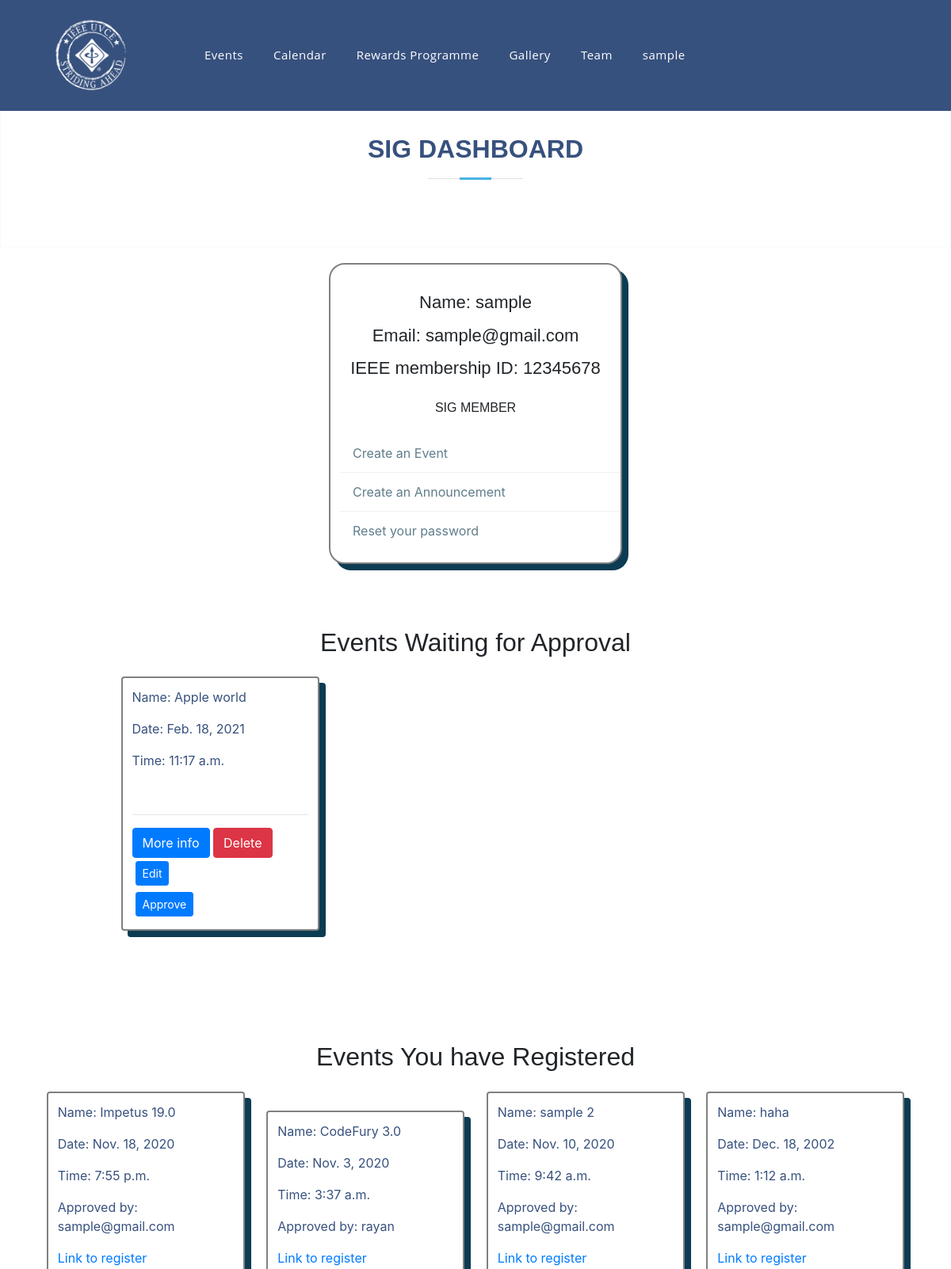
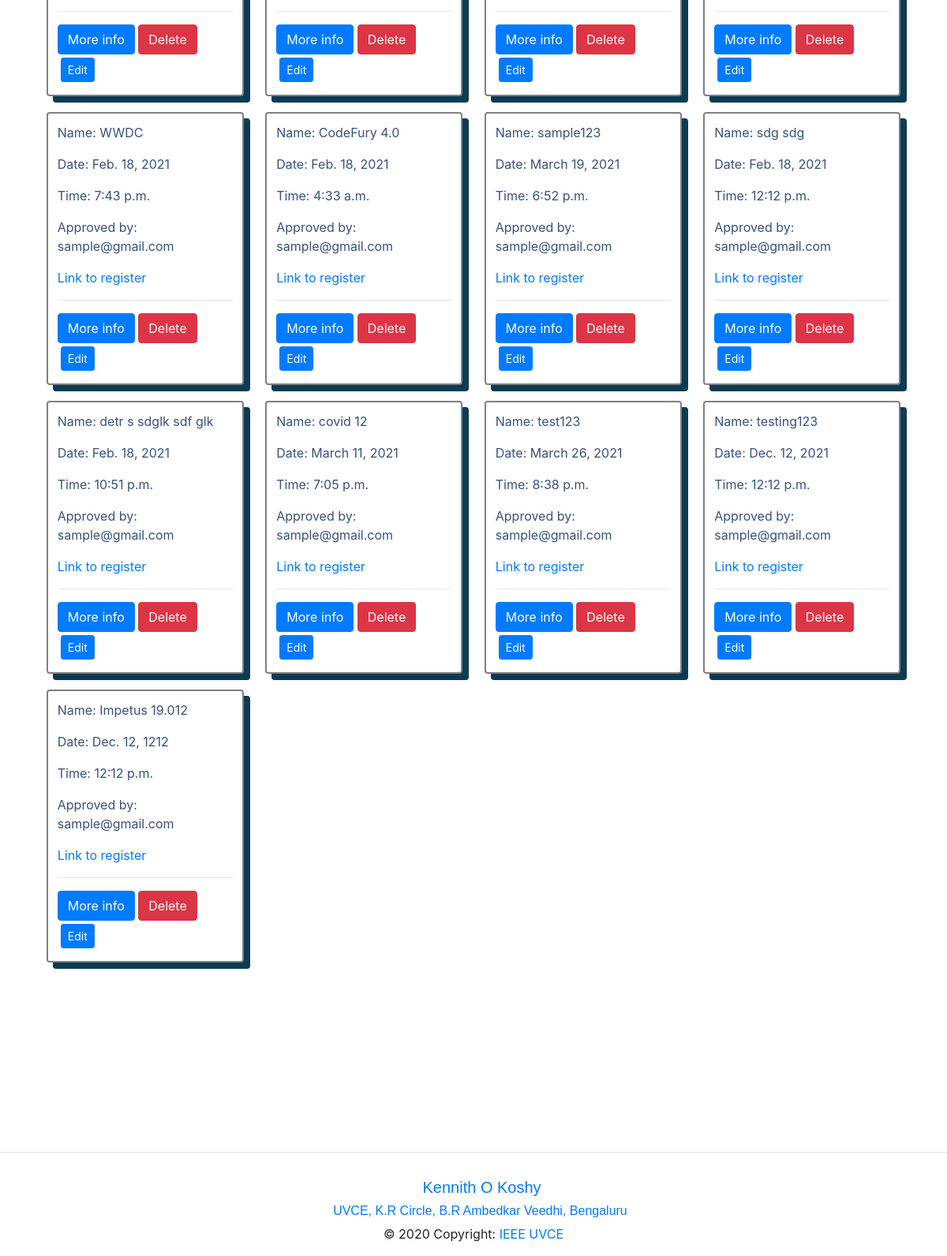
Before: /events/db_ev (signed in) with the older database file (2 pictures, top to bottom).
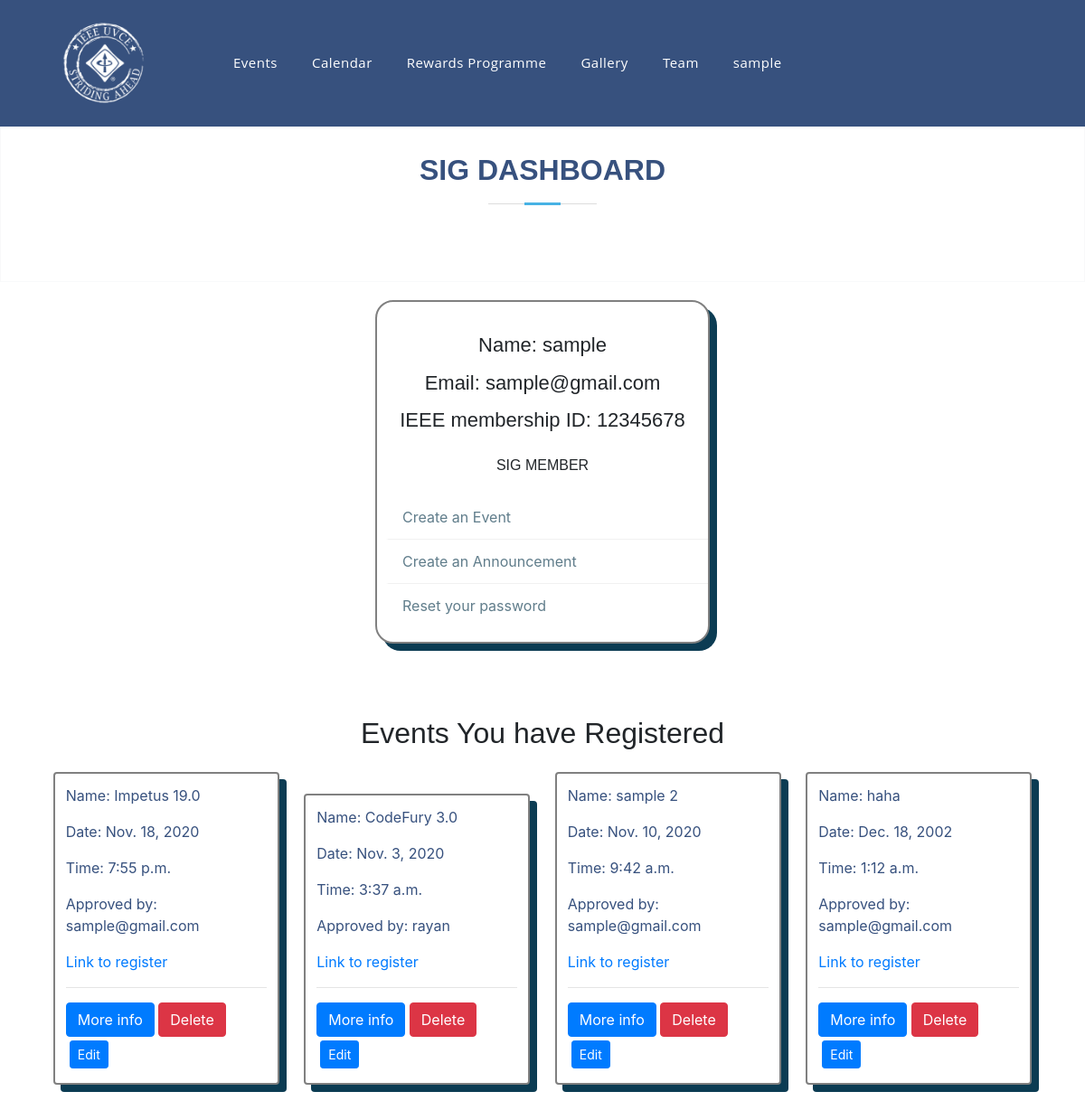
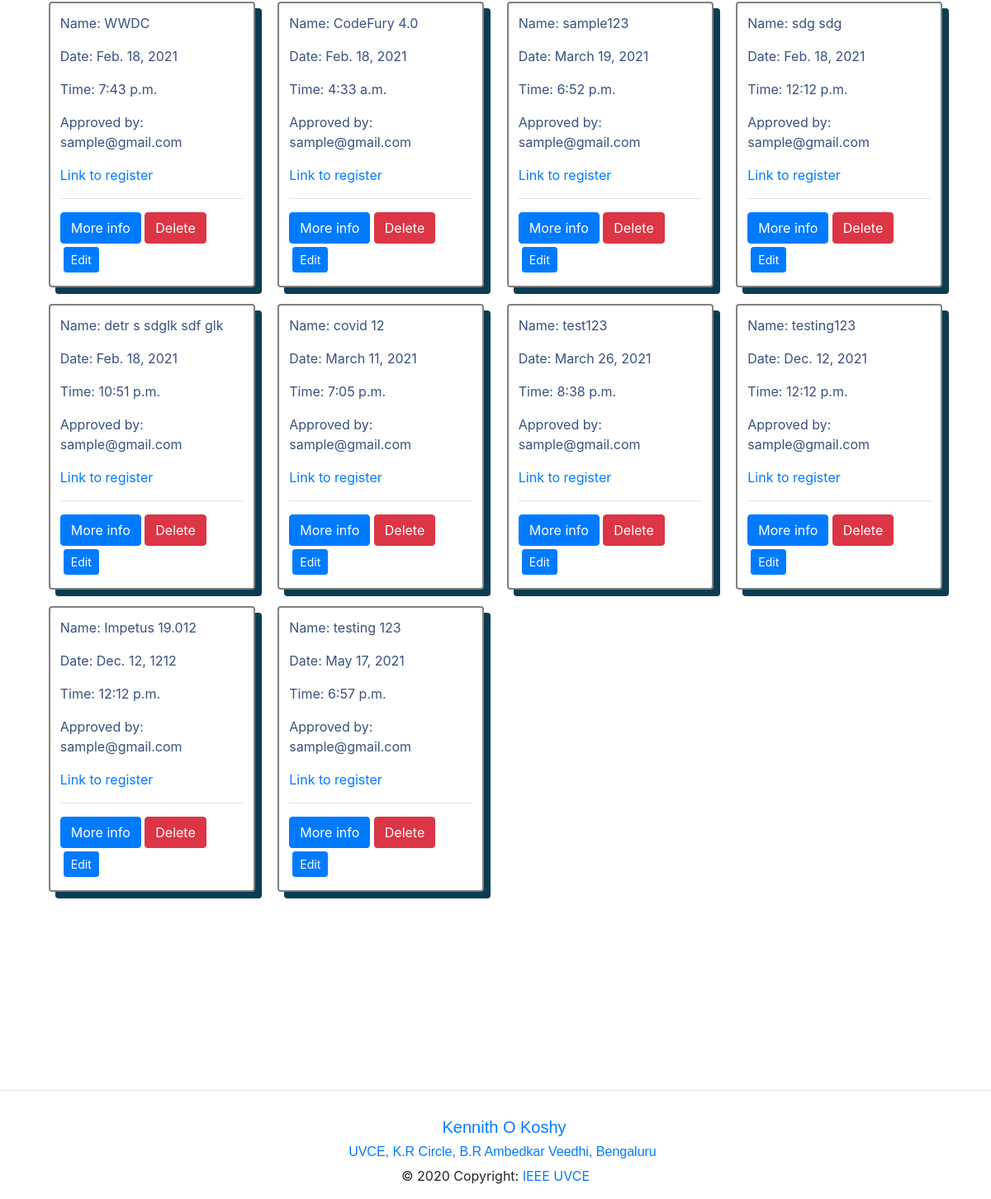
After: the same page with the newer database file (2 pictures, top to bottom).
### accounts/models.py (models this page shows, shortened)
class Account(AbstractBaseUser):
    email = models.EmailField(verbose_name='email', max_length=60, unique=True)
    username = models.CharField(max_length=30, unique=True)
    date_joined = models.DateTimeField(
        verbose_name='date joined', auto_now_add=True)
    last_login = models.DateTimeField(verbose_name='last login', auto_now=True)
    is_admin = models.BooleanField(default=False)
    is_active = models.BooleanField(default=True)
    is_staff = models.BooleanField(default=False)
    is_superuser = models.BooleanField(default=False)
    is_sig_head = models.BooleanField(default=False)
    membership_no = models.CharField(null=True,
                                     blank=True, default=" ", max_length=8)
    USERNAME_FIELD = 'email'
    REQUIRED_FIELDS = ['username', 'membership_no', 'is_sig_head']
    objects = MyAccountManager()

### events/models.py (models this page shows, shortened)
class Event(models.Model):
    event_name = models.CharField(max_length=200)
    slug = models.SlugField(max_length=400)
    date = models.DateField()
    time = models.TimeField()
    location = models.CharField(max_length=100)
    reg = models.URLField(blank=True)
    description = models.TextField(max_length=2000, blank=True)
    created = models.DateTimeField(auto_now_add=True)
    orgzer = models.CharField(max_length=200)
    winners = models.TextField(blank=True, default='Not Yet Decided')
    author = models.ForeignKey(User, default=None, on_delete=models.CASCADE)
    is_approved = models.BooleanField(default=False, blank=True)
    remember_link = models.BooleanField(default=False)
    approved_by = models.CharField(
        max_length=40,  null=True, blank=True, default=" ")
    class Meta:
        verbose_name = "Event"
        verbose_name_plural = "Events"

### events/views.py (the view)
# urls.py: path('db_ev', views.sig_view, name="dashboard"),
@login_required(login_url="/accounts/login/")
def sig_view(request):
    user = request.user
    events = Event.objects.filter(author=user)
    approval = Event.objects.filter(is_approved=False).exclude(author=user)
    context = {
        'events': events,
    }
    if request.user.is_superuser or request.user == 'WEB DEV SIG IEEE' or request.user.username == 'Approval Team':
        context['approval'] = approval
    else:
        context['approval'] = None
    if request.user.is_sig_head:
        return render(request, 'events/events_dashboard.html', context)
    return redirect('articles:s_dashboard')

### events/templates/events/events_dashboard.html (shortened to what this page needs)
{% extends 'base.html' %} {% block content %}
<section id="skills" class="skills text-center border border-light p-5">
  <div class="container" data-aos="fade-up">
    <div class="section-title pb-3">
      <h2>SIG DASHBOARD</h2>
    </div>
  </div>
</section>
<div class="col-sm-6 col-md-4 user" data-aos="fade-up">
  <div class="div-box">
    <h3 class="User-name">Name: {{request.user.username}}</h3>
    <h3 class="User-name">Email: {{request.user.email }}</h3>
    <h3 class="User-name">
      {% if request.user.membership_id != ' ' %} IEEE membership ID:
      {{request.user.membership_no}} {% endif %}
    </h3>
    <h4 class="designation" style="padding: 16px">
      {% if request.user.is_sig_head %} SIG MEMBER{% else %} Student {% endif %}
    </h4>
    <div class="profile-details">
      <ul>
        <li>
          <a href="{% url 'articles:create' %}"></i> Create an Event</a>
        </li>
        <li>
          <a href="{% url 'articles:update' %}"></i> Create an Announcement</a>
        </li>
        <li>
          <a href="{% url 'reset_password' %}"></i>Reset your password</a>
        </li>
      </ul>
    </div>
  </div>
</div>
{% if approval %}
<section id="skills" class="skills">
  <div class="container" data-aos="fade-up">
    <div class="text-center pb-3">
      <h2>Events Waiting for Approval</h2>
    </div>
    <div class="event-container">
      {% for event in approval %}
      <div class="event">
        <p>Name: {{ event.event_name }}</p>
        <p>Date: {{ event.date }}</p>
        <p>Time: {{ event.time }}</p>
        <br />
        <hr />
        <a href="{% url 'articles:detail' slug=event.slug %}" class="btn btn-primary">More info</a>
        <a href="{% url 'articles:delete' slug=event.slug %}" class="btn btn-danger">Delete</a>
        <a href="{% url 'articles:edit' slug=event.slug %}" class="btn btn-primary btn-sm m-1">Edit</a>
        {% if event.is_approved == False %}
        <form action="{% url 'articles:approve' slug=event.slug %}" method="POST">
          <button type="submit" class="btn btn-primary btn-sm m-1">Approve</button>
        </form>
        {% else %}
        <button class="btn btn-primary btn-sm m-1">Approved</button>
        {% endif %}
      </div>
      {% endfor %}
    </div>
  </div>
</section>
{% endif %}
<section id="skills" class="skills">
  <div class="container" data-aos="fade-up">
    <div class="text-center pb-3">
      <h2>Events You have Registered</h2>
    </div>
    <div class="event-container">
      {% for event in events %}
      <div class="event">
        <p>Name: {{ event.event_name }}</p>
        <p>Date: {{ event.date }}</p>
        <p>Time: {{ event.time }}</p>
        <p>Approved by: {{ event.approved_by }}</p>
        <a href="{{event.reg}}">Link to register</a>
        <br />
        <hr />
        <a href="{% url 'articles:detail' slug=event.slug %}" class="btn btn-primary">More info</a>
        <a href="{% url 'articles:delete' slug=event.slug %}" class="btn btn-danger">Delete</a>
        <a href="{% url 'articles:edit' slug=event.slug %}" class="btn btn-primary btn-sm m-1">Edit</a>
      </div>
      {% endfor %}
    </div>
  </div>
</section>
{% endblock %}

### templates/base.html (shortened to what this page needs)
{% load static %}
<!DOCTYPE html>
<html lang="en" style="overflow-x: hidden">
<head>
  <link rel="stylesheet" href="{% static 'css/style.css' %}" />
</head>
<body>
  <header id="header" class="fixed-top">
    <div class="container d-flex align-items-center">
      <div class="col-lg-2 col-md-2 col-4 d-flex align-items-center justify-content-center">
        <a href="
        {% block home_red %}
        {% url 'home_page' %}
        {% endblock  %}">
          <img src="{% static 'img/favicon-small.webp' %}" width="70%" height="50%" class="img-fluid faviamge" alt="" />
        </a>
      </div>
      <nav class="nav-menu d-none d-lg-block">
        <ul>
          <li>
            <a href="{% url 'articles:list' %}">Events</a>
          </li>
          <li>
            <a href="{% url 'calendar' %}">Calendar</a>
          </li>
          <li>
            <a href="{% url 'rewards' %}">Rewards Programme</a>
          </li>
          <li>
            <a href="{% url 'post' %}">Gallery</a>
          </li>
          <li>
            <a href="{% url 'team' %}">Team</a>
          </li>
          {% if user.is_authenticated %}
          <li class="drop-down ">
            {% if user.is_authenticated %}
            <a href="javascript:;">{{request.user.username}}</a>
            {% endif %}
        </li>
        {% endif %}
        </ul>
      </nav>
    </div>
  </header>
  {% block hero %}
  <section id="skills" class="skills" style="margin-top: 00px"></section>
  {% endblock %}
  {% block content %} {% endblock %}
  {% block footer %}
  <footer class="page-footer font-small cyan darken-3">
    <div class="container">
      <div class="row">
        <div class="col-md-12 py-5">
        </div>
      </div>
    </div>
    <hr>
    <div style="" class="footer-copyright text-center py-3" data-aos="fade-up">
      <h5><a href="mailto:kennithkoshy@ieee.org"><i class="icofont-envelope"></i> Kennith O Koshy</a></h5>
      <h6><a target="_blank"
          href="https://www.google.com/maps/place/UVCE/@12.9753541,77.5845553,17z/data=!3m1!4b1!4m5!3m4!1s0x3bae1672fcfc6af1:0x9c2dc517c9231979!8m2!3d12.9753821!4d77.586793"><i
            class="icofont-google-map"></i>
          UVCE, K.R Circle, B.R Ambedkar Veedhi, Bengaluru </a></h6>
      © 2020 Copyright:
      <a href="{% url 'home_page' %}"> IEEE UVCE</a>
    </div>
  </footer>
  {% endblock %}
  <link rel="stylesheet" href="{% static 'vendor/icofont/icofont.min.css' %}" />
  <link rel="stylesheet" href="https://cdn.jsdelivr.net/npm/bootstrap@4.5.3/dist/css/bootstrap.min.css"
>
  <link href="https://unpkg.com/aos@2.3.1/dist/aos.css" rel="stylesheet">
  <link href='https://unpkg.com/boxicons@2.0.7/css/boxicons.min.css' rel='stylesheet'>
</body>
</html>

### assets/css/style.css (style rules this page uses)
body { font-family: "Open Sans", sans-serif; color: #444444; }
a { color: #47b2e4; }
h1, h2, h3, h4, h5, h6 { font-family: "Jost", sans-serif; }
#header { transition: all 0.5s; z-index: 997; padding: 15px 0; height: 140px; background-color: #37517e; }
.nav-menu ul { margin: 0; padding: 0; list-style: none; }
.nav-menu > ul { display: flex; }
.nav-menu > ul > li { position: relative; white-space: nowrap; padding: 10px 10px 10px 28px; }
.nav-menu a { display: block; position: relative; color: #fff; transition: 0.3s; font-size: 15px; letter-spacing: 0.5px; font-weight: 500; font-family: "Open Sans", sans-serif; }
.nav-menu .drop-down > a:after { content: "\ea99"; font-family: IcoFont; padding-left: 5px; }
.mobile-nav { position: fixed; top: 55px; right: 15px; bottom: 15px; left: 15px; z-index: 9999; overflow-y: auto; background: #fff; transition: ease-in-out 0.2s; opacity: 0; visibility: hidden; border-radius: 10px; padding: 10px 0; }
.mobile-nav * { margin: 0; padding: 0; list-style: none; }
.mobile-nav a { display: block; position: relative; color: #37517e; padding: 10px 20px; font-weight: 500; outline: none; }
.mobile-nav .drop-down > a:after { content: "\ea99"; font-family: IcoFont; padding-left: 10px; position: absolute; right: 15px; }
.mobile-nav .drop-down > a { padding-right: 35px; }
section { padding: 60px 0; overflow: hidden; }
.section-title { text-align: center; padding-bottom: 30px; }
.section-title h2 { font-size: 32px; font-weight: bold; text-transform: uppercase; margin-bottom: 20px; padding-bottom: 20px; position: relative; color: #37517e; }
.section-title h2::before { content: ""; position: absolute; display: block; width: 120px; height: 1px; background: #ddd; bottom: 1px; left: calc(50% - 60px); }
.section-title h2::after { content: ""; position: absolute; display: block; width: 40px; height: 3px; background: #47b2e4; bottom: 0; left: calc(50% - 20px); }
.event-container { padding: auto; display: grid; grid-template-columns: auto auto auto auto; }
.event { width: 250px; background-color: white; color: rgba(55, 81, 126, 1); margin: auto; margin-bottom: 20px; padding: 12px; border: 2px solid grey; border-radius: 4px; box-shadow: 8px 8px 0px 0px #0c3c53; }
.user { margin: auto; }
.div-box { border-radius: 20px; margin: 20px 0px; max-width: 100%; border: 2px solid grey; background-color: white; padding-top: 20px; box-shadow: 8px 8px 0px 0px #0c3c53; }
.User-name { text-align: center; font-size: 22px; margin: 15px 0px 10px; }
.designation { text-align: center; font-size: 16px; }
.profile-details ul { padding-left: 10px; }
.profile-details ul li { list-style: none; }
.profile-details ul li a { color: #607d8b; text-decoration: none; padding: 12px 15px; display: block; border-bottom: 1px solid #f1f1f1; border-left: 3px solid transparent; transition: 0.4s; }
.profile-details ul li:last-child a { border-bottom: none; border-bottom-right-radius: 20px; }

### templates/base.html (style rules this page uses)
li { list-style-type: none; }

Changed rows visible on the page:
no longer on this page (row edited): Event: event_name "Apple world", date "Feb. 18, 2021", time "11:17 a.m.", is_approved "Approve", shown under "Events Waiting for Approval"
added Event: event_name "testing 123", date "May 17, 2021", time "6:57 p.m.", approved_by "sample@gmail.com", shown under "Events You have Registered"
Other visible differences:
text no longer shown: "Events Waiting for Approval"
